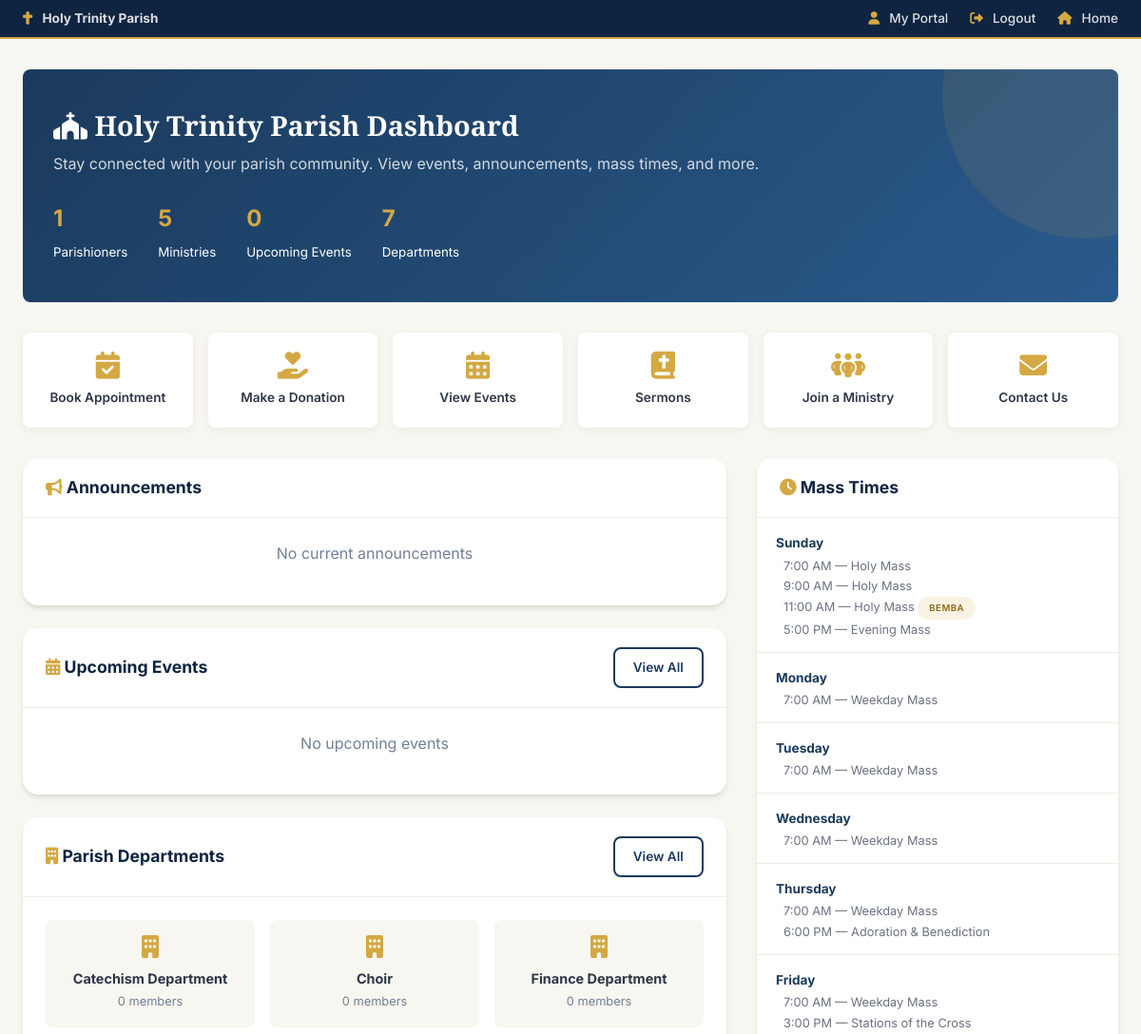
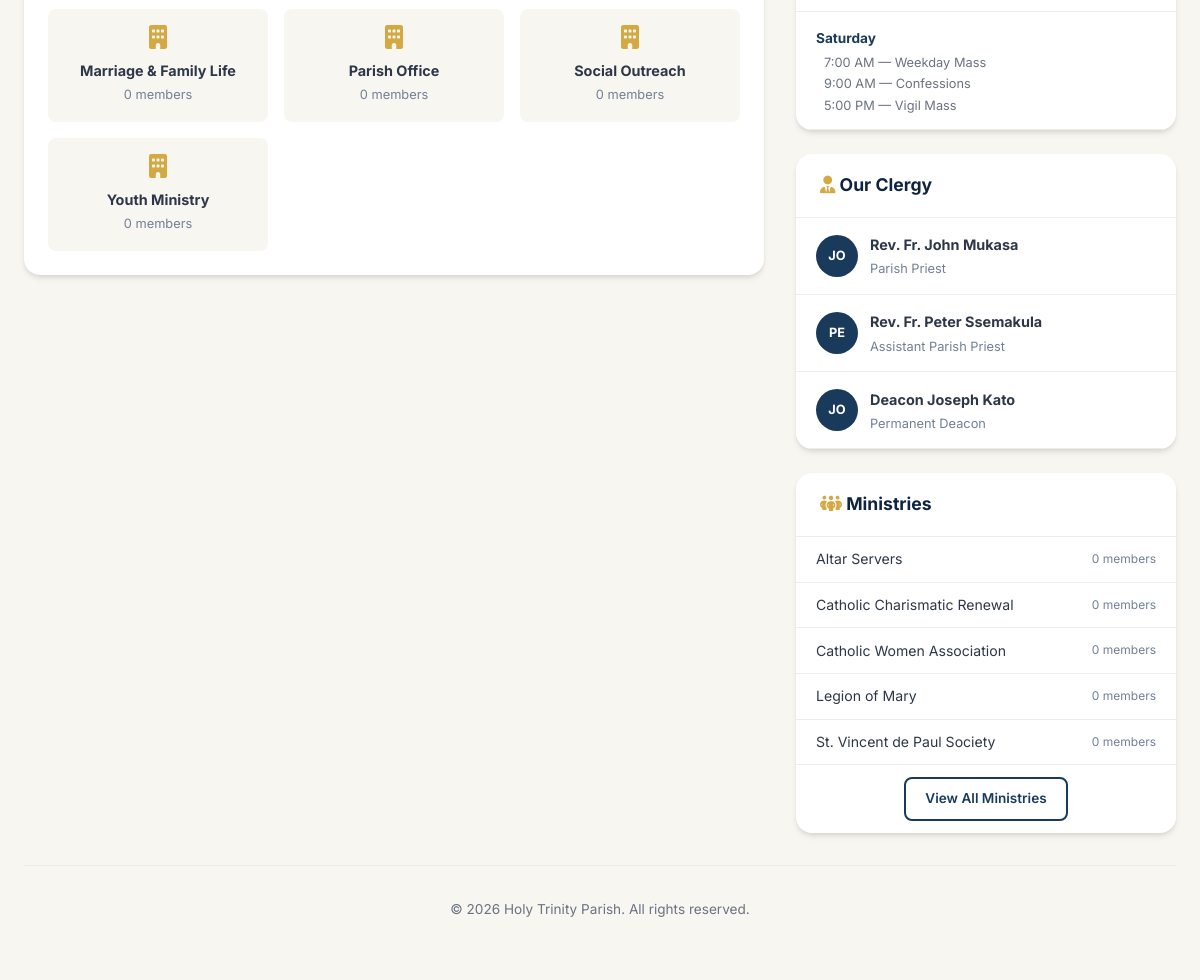
/pages/dashboard.php (signed in), run on the app's committed database (2 pictures, top to bottom).
### tables this page shows
CREATE TABLE departments (
    id INT AUTO_INCREMENT PRIMARY KEY,
    name VARCHAR(150) NOT NULL,
    slug VARCHAR(150) UNIQUE NOT NULL,
    description TEXT,
    head_user_id INT,
    email VARCHAR(255),
    phone VARCHAR(20),
    is_active TINYINT(1) DEFAULT 1,
    created_at TIMESTAMP DEFAULT CURRENT_TIMESTAMP,
    updated_at TIMESTAMP DEFAULT CURRENT_TIMESTAMP ON UPDATE CURRENT_TIMESTAMP,
    FOREIGN KEY (head_user_id) REFERENCES users(id) ON DELETE SET NULL
);

CREATE TABLE mass_schedules (
    id INT AUTO_INCREMENT PRIMARY KEY,
    day_of_week ENUM('Monday','Tuesday','Wednesday','Thursday','Friday','Saturday','Sunday') NOT NULL,
    time TIME NOT NULL,
    mass_type VARCHAR(100) NOT NULL,
    language VARCHAR(50) DEFAULT 'English',
    location VARCHAR(150) DEFAULT 'Main Church',
    celebrant_id INT,
    is_active TINYINT(1) DEFAULT 1,
    created_at TIMESTAMP DEFAULT CURRENT_TIMESTAMP,
    FOREIGN KEY (celebrant_id) REFERENCES clergy(id) ON DELETE SET NULL
);

CREATE TABLE clergy (
    id INT AUTO_INCREMENT PRIMARY KEY,
    user_id INT,
    title VARCHAR(50) NOT NULL,
    full_name VARCHAR(200) NOT NULL,
    position VARCHAR(150) NOT NULL,
    bio TEXT,
    photo VARCHAR(255),
    ordination_date DATE,
    appointment_date DATE,
    is_active TINYINT(1) DEFAULT 1,
    display_order INT DEFAULT 0,
    created_at TIMESTAMP DEFAULT CURRENT_TIMESTAMP,
    FOREIGN KEY (user_id) REFERENCES users(id) ON DELETE SET NULL
);

CREATE TABLE ministries (
    id INT AUTO_INCREMENT PRIMARY KEY,
    name VARCHAR(150) NOT NULL,
    description TEXT,
    leader_id INT,
    meeting_schedule VARCHAR(255),
    is_active TINYINT(1) DEFAULT 1,
    image VARCHAR(255),
    created_at TIMESTAMP DEFAULT CURRENT_TIMESTAMP,
    FOREIGN KEY (leader_id) REFERENCES users(id) ON DELETE SET NULL
);

### config/app.php (called while the page is built, shortened)
<?php
require_once APP_ROOT . '/config/database.php';
function sanitize($input) {
    return htmlspecialchars(trim($input), ENT_QUOTES, 'UTF-8');
}
function isLoggedIn() {
    return isset($_SESSION['user_id']);
}
function formatTime($time) {
    return date('g:i A', strtotime($time));
}

### config/database.php (called while the page is built, shortened)
<?php
class Database {
    private static $instance = null;
    private $connection;
    private function __construct() {
        try {
            $dsn = "mysql:host=" . DB_HOST . ";dbname=" . DB_NAME . ";charset=" . DB_CHARSET;
            $this->connection = new PDO($dsn, DB_USER, DB_PASS, [
                PDO::ATTR_ERRMODE => PDO::ERRMODE_EXCEPTION,
                PDO::ATTR_DEFAULT_FETCH_MODE => PDO::FETCH_ASSOC,
                PDO::ATTR_EMULATE_PREPARES => false,
            ]);
        } catch (PDOException $e) {
            error_log("Database connection failed: " . $e->getMessage());
            die("Database connection failed. Please try again later.");
        }
    }
    public static function getInstance() {
        if (self::$instance === null) {
            self::$instance = new self();
        }
        return self::$instance;
    }
    public function query($sql, $params = []) {
        $stmt = $this->connection->prepare($sql);
        $stmt->execute($params);
        return $stmt;
    }
    public function fetch($sql, $params = []) {
        return $this->query($sql, $params)->fetch();
    }
    public function fetchAll($sql, $params = []) {
        return $this->query($sql, $params)->fetchAll();
    }
}

### pages/dashboard.php (the view, shortened to what this page needs)
<?php
require_once __DIR__ . '/../config/app.php';
$db = Database::getInstance();
$upcomingEvents = $db->fetchAll(
    "SELECT * FROM events WHERE event_date >= CURDATE() AND status = 'published' ORDER BY event_date ASC LIMIT 6"
);
$announcements = $db->fetchAll(
    "SELECT * FROM announcements WHERE (expiry_date IS NULL OR expiry_date >= CURDATE())
     AND (publish_date IS NULL OR publish_date <= CURDATE())
     ORDER BY is_pinned DESC, priority DESC, created_at DESC LIMIT 8"
);
$massSchedule = $db->fetchAll(
    "SELECT * FROM mass_schedules WHERE is_active = 1
     ORDER BY FIELD(day_of_week, 'Sunday','Monday','Tuesday','Wednesday','Thursday','Friday','Saturday'), time ASC"
);
$clergy = $db->fetchAll("SELECT * FROM clergy WHERE is_active = 1 ORDER BY display_order");
$departments = $db->fetchAll(
    "SELECT d.*, (SELECT COUNT(*) FROM department_members WHERE department_id = d.id) as member_count
     FROM departments d WHERE d.is_active = 1 ORDER BY d.name"
);
$ministries = $db->fetchAll(
    "SELECT m.*, (SELECT COUNT(*) FROM ministry_members WHERE ministry_id = m.id) as member_count
     FROM ministries m WHERE m.is_active = 1 ORDER BY m.name"
);
$totalParishioners = $db->fetch("SELECT COUNT(*) as cnt FROM users WHERE is_active = 1")['cnt'];
$totalMinistries = $db->fetch("SELECT COUNT(*) as cnt FROM ministries WHERE is_active = 1")['cnt'];
$totalEvents = $db->fetch("SELECT COUNT(*) as cnt FROM events WHERE event_date >= CURDATE() AND status = 'published'")['cnt'];
?>
<!DOCTYPE html>
<html lang="en">
<head>
    <link rel="stylesheet" href="https://cdnjs.cloudflare.com/ajax/libs/font-awesome/6.5.1/css/all.min.css">
    <link rel="stylesheet" href="/holy-trinity/assets/css/style.css">
</head>
<body>
    <div class="top-bar">
        <div class="container top-bar-inner">
            <div class="top-bar-left">
                <span><i class="fas fa-cross" style="color:var(--gold);"></i> <strong>Holy Trinity Parish</strong></span>
            </div>
            <div class="top-bar-right">
                <?php if (isLoggedIn()): ?>
                    <a href="/holy-trinity/portal/dashboard.php" style="color:inherit; text-decoration:none;"><i class="fas fa-user"></i> My Portal</a>
                    <a href="/holy-trinity/auth/logout.php" style="color:inherit; text-decoration:none;"><i class="fas fa-sign-out-alt"></i> Logout</a>
                <?php else: ?>
                    <a href="/holy-trinity/auth/login.php" style="color:inherit; text-decoration:none;"><i class="fas fa-sign-in-alt"></i> Login</a>
                    <a href="/holy-trinity/auth/register.php" style="color:inherit; text-decoration:none;"><i class="fas fa-user-plus"></i> Register</a>
                <?php endif; ?>
                <a href="/holy-trinity/index.php" style="color:inherit; text-decoration:none;"><i class="fas fa-home"></i> Home</a>
            </div>
        </div>
    </div>
    <div style="max-width:1200px; margin:0 auto; padding:2rem 1.5rem;">
        <div class="public-dash-header">
            <h1><i class="fas fa-church"></i> Holy Trinity Parish Dashboard</h1>
            <p>Stay connected with your parish community. View events, announcements, mass times, and more.</p>
            <div style="display:flex; gap:2rem; margin-top:1.5rem;">
                <div><strong style="font-size:1.5rem; color:var(--gold);"><?= $totalParishioners ?></strong><br><small>Parishioners</small></div>
                <div><strong style="font-size:1.5rem; color:var(--gold);"><?= $totalMinistries ?></strong><br><small>Ministries</small></div>
                <div><strong style="font-size:1.5rem; color:var(--gold);"><?= $totalEvents ?></strong><br><small>Upcoming Events</small></div>
                <div><strong style="font-size:1.5rem; color:var(--gold);"><?= count($departments) ?></strong><br><small>Departments</small></div>
            </div>
        </div>
        <div class="quick-links">
            <a href="/holy-trinity/appointments/book.php" class="quick-link">
                <i class="fas fa-calendar-check"></i>
                <span>Book Appointment</span>
            </a>
            <a href="/holy-trinity/donations/donate.php" class="quick-link">
                <i class="fas fa-hand-holding-heart"></i>
                <span>Make a Donation</span>
            </a>
            <a href="/holy-trinity/pages/events.php" class="quick-link">
                <i class="fas fa-calendar-alt"></i>
                <span>View Events</span>
            </a>
            <a href="/holy-trinity/pages/sermons.php" class="quick-link">
                <i class="fas fa-bible"></i>
                <span>Sermons</span>
            </a>
            <a href="/holy-trinity/pages/ministries.php" class="quick-link">
                <i class="fas fa-people-group"></i>
                <span>Join a Ministry</span>
            </a>
            <a href="/holy-trinity/pages/contact.php" class="quick-link">
                <i class="fas fa-envelope"></i>
                <span>Contact Us</span>
            </a>
        </div>
        <div style="display:grid; grid-template-columns:1fr 380px; gap:2rem;" class="grid-2">
            <div>
                <div class="card mb-3">
                    <div class="card-header">
                        <h3><i class="fas fa-bullhorn" style="color:var(--gold);"></i> Announcements</h3>
                    </div>
                    <div class="card-body" style="padding:0;">
                        <?php if (empty($announcements)): ?>
                            <p class="text-muted text-center" style="padding:1.5rem;">No current announcements</p>
                        <?php endif; ?>
                    </div>
                </div>
                <div class="card mb-3">
                    <div class="card-header">
                        <h3><i class="fas fa-calendar-alt" style="color:var(--gold);"></i> Upcoming Events</h3>
                        <a href="/holy-trinity/pages/events.php" class="btn btn-sm btn-outline">View All</a>
                    </div>
                    <div class="card-body" style="padding:0;">
                        <?php if (empty($upcomingEvents)): ?>
                            <p class="text-muted text-center" style="padding:1.5rem;">No upcoming events</p>
                        <?php endif; ?>
                    </div>
                </div>
                <div class="card">
                    <div class="card-header">
                        <h3><i class="fas fa-building" style="color:var(--gold);"></i> Parish Departments</h3>
                        <a href="/holy-trinity/pages/departments.php" class="btn btn-sm btn-outline">View All</a>
                    </div>
                    <div class="card-body">
                        <div style="display:grid; grid-template-columns:repeat(auto-fit, minmax(200px, 1fr)); gap:1rem;">
                            <?php foreach ($departments as $d): ?>
                            <div style="padding:1rem; background:var(--off-white); border-radius:var(--radius); text-align:center;">
                                <i class="fas fa-building" style="font-size:1.5rem; color:var(--gold); margin-bottom:0.5rem; display:block;"></i>
                                <strong style="font-size:0.9rem;"><?= sanitize($d['name']) ?></strong>
                                <div class="text-muted" style="font-size:0.8rem;"><?= $d['member_count'] ?> members</div>
                            </div>
                            <?php endforeach; ?>
                        </div>
                    </div>
                </div>
            </div>
            <div>
                <div class="card mb-3">
                    <div class="card-header">
                        <h3><i class="fas fa-clock" style="color:var(--gold);"></i> Mass Times</h3>
                    </div>
                    <div class="card-body" style="padding:0;">
                        <?php
                        $grouped = [];
                        foreach ($massSchedule as $ms) $grouped[$ms['day_of_week']][] = $ms;
                        foreach ($grouped as $day => $masses):
                        ?>
                        <div style="padding:0.75rem 1.25rem; border-bottom:1px solid var(--light-gray);">
                            <strong style="font-size:0.85rem; color:var(--primary);"><?= $day ?></strong>
                            <?php foreach ($masses as $m): ?>
                                <div style="font-size:0.8rem; color:var(--gray); padding-left:0.5rem;">
                                    <?= formatTime($m['time']) ?> &mdash; <?= sanitize($m['mass_type']) ?>
                                    <?php if ($m['language'] !== 'English'): ?><span class="badge badge-gold" style="font-size:0.6rem;"><?= sanitize($m['language']) ?></span><?php endif; ?>
                                </div>
                            <?php endforeach; ?>
                        </div>
                        <?php endforeach; ?>
                    </div>
                </div>
                <div class="card mb-3">
                    <div class="card-header">
                        <h3><i class="fas fa-user-tie" style="color:var(--gold);"></i> Our Clergy</h3>
                    </div>
                    <div class="card-body" style="padding:0;">
                        <?php foreach ($clergy as $c): ?>
                        <div style="padding:0.85rem 1.25rem; border-bottom:1px solid var(--light-gray); display:flex; align-items:center; gap:0.75rem;">
                            <?php if ($c['photo']): ?>
                                <img src="/holy-trinity/uploads/clergy/<?= sanitize($c['photo']) ?>" style="width:42px; height:42px; border-radius:50%; object-fit:cover;">
                            <?php else: ?>
                                <div style="width:42px; height:42px; border-radius:50%; background:var(--primary); color:var(--white); display:flex; align-items:center; justify-content:center; font-weight:700; font-size:0.8rem;">
                                    <?= strtoupper(substr($c['full_name'],0,2)) ?>
                                </div>
                            <?php endif; ?>
                            <div>
                                <strong style="font-size:0.9rem;"><?= sanitize($c['title'] . ' ' . $c['full_name']) ?></strong>
                                <div class="text-muted" style="font-size:0.8rem;"><?= sanitize($c['position']) ?></div>
                            </div>
                        </div>
                        <?php endforeach; ?>
                    </div>
                </div>
                <div class="card">
                    <div class="card-header">
                        <h3><i class="fas fa-people-group" style="color:var(--gold);"></i> Ministries</h3>
                    </div>
                    <div class="card-body" style="padding:0;">
                        <?php foreach (array_slice($ministries, 0, 6) as $m): ?>
                        <div style="padding:0.65rem 1.25rem; border-bottom:1px solid var(--light-gray); display:flex; justify-content:space-between; align-items:center; font-size:0.88rem;">
                            <span><?= sanitize($m['name']) ?></span>
                            <span class="text-muted" style="font-size:0.75rem;"><?= $m['member_count'] ?> members</span>
                        </div>
                        <?php endforeach; ?>
                        <div style="padding:0.75rem 1.25rem; text-align:center;">
                            <a href="/holy-trinity/pages/ministries.php" class="btn btn-sm btn-outline">View All Ministries</a>
                        </div>
                    </div>
                </div>
            </div>
        </div>
        <div style="text-align:center; padding:2rem 0 1rem; color:var(--gray); font-size:0.85rem; border-top:1px solid var(--light-gray); margin-top:2rem;">
            <p>&copy; <?= date('Y') ?> Holy Trinity Parish. All rights reserved.</p>
        </div>
    </div>
</body>
</html>

### data on the page
departments: name "Catechism Department", member_count "0"
departments: name "Choir", member_count "0"
departments: name "Finance Department", member_count "0"
departments: name "Marriage & Family Life", member_count "0"
departments: name "Parish Office", member_count "0"
departments: name "Social Outreach", member_count "0"
departments: name "Youth Ministry", member_count "0"
mass_schedules: time "7:00 AM", mass_type "Holy Mass"
mass_schedules: time "9:00 AM", mass_type "Holy Mass"
mass_schedules: time "11:00 AM", mass_type "Holy Mass", language "BEMBA"
mass_schedules: time "5:00 PM", mass_type "Evening Mass"
mass_schedules: time "7:00 AM", mass_type "Weekday Mass"
mass_schedules: time "7:00 AM", mass_type "Weekday Mass"
mass_schedules: time "7:00 AM", mass_type "Weekday Mass"
mass_schedules: time "7:00 AM", mass_type "Weekday Mass"
mass_schedules: time "6:00 PM", mass_type "Adoration & Benediction"
mass_schedules: time "7:00 AM", mass_type "Weekday Mass"
mass_schedules: time "3:00 PM", mass_type "Stations of the Cross"
mass_schedules: time "7:00 AM", mass_type "Weekday Mass"
mass_schedules: time "9:00 AM", mass_type "Confessions"
mass_schedules: time "5:00 PM", mass_type "Vigil Mass"
clergy: full_name "JO", title+full_name "Rev. Fr. John Mukasa", position "Parish Priest"
clergy: full_name "PE", title+full_name "Rev. Fr. Peter Ssemakula", position "Assistant Parish Priest"
clergy: full_name "JO", title+full_name "Deacon Joseph Kato", position "Permanent Deacon"
ministries: name "Altar Servers", member_count "0"
ministries: name "Catholic Charismatic Renewal", member_count "0"
ministries: name "Catholic Women Association", member_count "0"
ministries: name "Legion of Mary", member_count "0"
ministries: name "St. Vincent de Paul Society", member_count "0"

### other printed values
$totalParishioners "1"
$totalMinistries "5"
$totalEvents "0"
count($departments) "7"
$day "Sunday"
$day "Monday"
$day "Tuesday"
$day "Wednesday"
$day "Thursday"
$day "Friday"
$day "Saturday"
